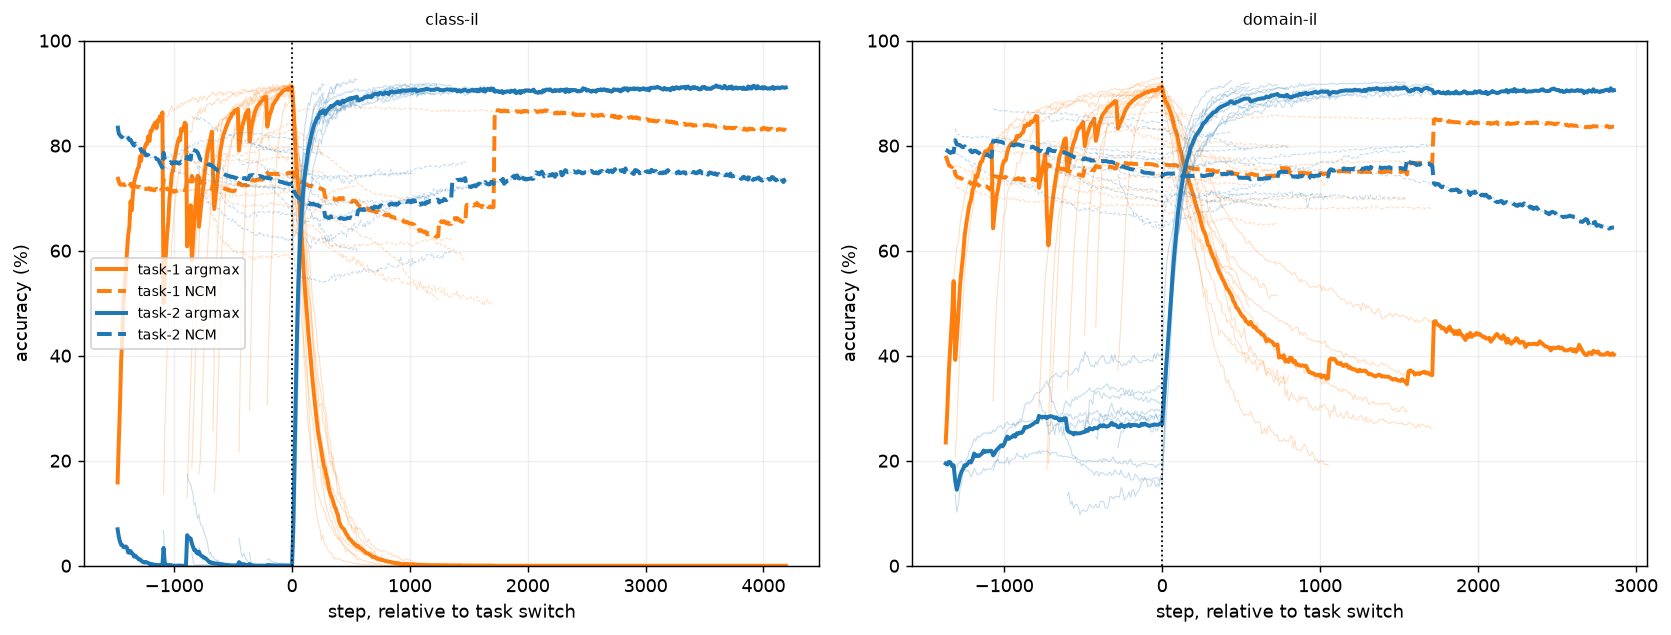

Python code for this plot:
"""When argmax says a task's accuracy has changed, does NCM (a readout-independent probe of the
hidden code) agree -- for BOTH tasks, across the whole run, not just task-1 post-switch?

Report series 2, decade 320 (§2 of the mechanism-first narrative). Backprop only -- PC is held
for §3, where the readout-vs-representation question this section establishes gets asked OF the
rule comparison, rather than introduced alongside it here. Seeds from config_300.yaml's
seed_start (10-19), same protocol as 310.

TWO frozen prototype sets, BOTH captured at INITIALISATION -- before any training at all, task-1
included -- so NCM is defined for the entire run, not just from the switch onward:
    ncm_t1 : task-1's classes, prototypes frozen at t=0 -- "has the code drifted from its random-
             init baseline?", trackable through both task-1's own training and task-2's.
    ncm_t2 : task-2's classes, prototypes ALSO frozen at t=0 -- "how decodable are task-2's
             classes using the untrained representation, and does that change once task-2 is
             actually trained on them?" If ncm_t2 tracks argmax_t2 closely once task-2 training
             starts, its accuracy gain is mostly readout calibration on an already-adequate
             representation. If ncm_t2 stays low while argmax_t2 climbs, real representational
             reorganisation happened.

x-axis is step RELATIVE TO SWITCH (needed for a meaningful aligned mean across seeds whose switch
happens at different absolute steps), NaN-padded rather than cropped to a common window, so no
seed's data is discarded to make the mean work -- the same principle 310 applied to its own
figure.

One figure, one panel per scenario: 4 lines (task x readout), thin per-seed + bold mean.
"""
import sys
import time
from pathlib import Path

ROOT = Path(__file__).resolve().parents[1]
sys.path.insert(0, str(ROOT))

import yaml
import numpy as np
import matplotlib.pyplot as plt

from src.protocol import PROTOCOL, replace, load, build, array_path as _array_path
from src.runner import run_classil
from src.probes import class_prototypes, frozen_ncm_fn

SMOKE = "--smoke" in sys.argv
REPLOT = "--replot" in sys.argv

METHOD = "backprop"
TASK1_COLOR = "tab:orange"
TASK2_COLOR = "tab:blue"

with open(Path(__file__).parent / "config_300.yaml") as f:
    CFG = yaml.safe_load(f)

if SMOKE:
    SEEDS, SEED_START, EVAL_EVERY, LOG_EVERY, MAX_ITERS, PROTO_PER_CLASS = 3, 10, 5, 10, 200, 20
    print("--smoke: tiny budget, results are NOT meaningful\n")
else:
    SEEDS = CFG["training"]["seeds"]
    SEED_START = CFG["training"]["seed_start"]
    EVAL_EVERY = CFG["evaluation"]["eval_every"]
    LOG_EVERY = CFG["evaluation"]["log_every"]
    MAX_ITERS = CFG["training"]["max_iters_per_task"]
    PROTO_PER_CLASS = 100

SCENARIOS = CFG["data"]["scenarios"]

BASE_PROTOCOL = replace(
    PROTOCOL,
    img_size=CFG["data"]["img_size"], n_tasks=CFG["data"]["n_tasks"],
    classes_per_task=CFG["data"]["classes_per_task"], fashion=CFG["data"]["fashion"],
    hidden=CFG["architecture"]["hidden"], n_layers=CFG["architecture"]["n_layers"],
    act=CFG["architecture"]["activation"], bias=CFG["architecture"]["bias"],
    init=CFG["architecture"]["init"],
    loss=CFG["output_layer"]["loss"], target=CFG["output_layer"]["target"],
    mask=CFG["output_layer"]["mask"], reduction=CFG["output_layer"]["reduction"],
    optimizer=CFG["training"]["optimizer"], batch=CFG["training"]["batch_size"],
    lr={METHOD: CFG["training"]["learning_rate"][METHOD]},
    stop_threshold=CFG["training"]["stop_threshold"],
    stop_patience=CFG["training"]["stop_patience"],
    max_iters_per_task=MAX_ITERS, seeds=SEEDS,
    eval_per_class=CFG["evaluation"]["eval_per_class"], eval_every=EVAL_EVERY,
    device=CFG["evaluation"]["device"],
)


def _tag(scenario):
    return scenario + ("_SMOKE" if SMOKE else "")


def array_path(scenario):
    return _array_path(__file__, _tag(scenario))


def run_one(proto, seed, data):
    tasks = proto.tasks(seed)
    lmap = proto.label_map(tasks)
    handle = {}
    train_step, predict = build(proto, METHOD, seed, handle=handle)

    # Prototypes for BOTH tasks captured at INITIALISATION -- before any training at all -- so
    # NCM is defined for the whole run, task-1 training included, not just from the switch
    # onward. This asks "has the code drifted from its random-init baseline", a question with
    # no gap in its domain, unlike "drifted from where task-1 training left it" (131's framing),
    # which is undefined before task-1 ends.
    raw_t1 = class_prototypes(handle["features"], data.train, data.class_idx, tasks[0],
                              per_class=PROTO_PER_CLASS, device=proto.device, seed=seed)
    raw_t2 = class_prototypes(handle["features"], data.train, data.class_idx, tasks[1],
                              per_class=PROTO_PER_CLASS, device=proto.device, seed=seed)
    if lmap is None:
        protos_t1, protos_t2 = raw_t1, raw_t2
    else:
        protos_t1 = {lmap[c]: v for c, v in raw_t1.items()}
        protos_t2 = {lmap[c]: v for c, v in raw_t2.items()}

    readouts = {
        "argmax": predict,
        "ncm_t1": frozen_ncm_fn(handle["features"], protos_t1),
        "ncm_t2": frozen_ncm_fn(handle["features"], protos_t2),
    }
    out = run_classil(train_step, predict, tasks, data.train, data.class_idx,
                      report_eval=data.report_eval, stop_eval=data.stop_eval, readouts=readouts,
                      max_iters_per_task=proto.max_iters_per_task, batch=proto.batch,
                      eval_every=proto.eval_every, log_every=LOG_EVERY, device=proto.device,
                      stop_threshold=proto.stop_threshold, stop_patience=proto.stop_patience,
                      data_seed=seed, label_map=lmap)
    return out


def run_scenario(scenario):
    proto = replace(BASE_PROTOCOL, scenario=scenario)
    data = load(proto)
    seed_runs = []
    for seed in range(SEED_START, SEED_START + SEEDS):
        out = run_one(proto, seed, data)
        if not all(out["reached"]):
            print(f"  WARNING: {scenario} seed {seed}: hit the cap before reaching threshold")
        seed_runs.append(out)
    return seed_runs


def align_relative(seed_runs, key, col):
    """NaN-padded stack of `curves[key][:, col]`, x-axis = step relative to the switch. No
    common-window cropping -- every seed keeps its full extent on both sides of the switch."""
    # Grid spacing must match LOG_EVERY (how often curves are actually logged), not EVAL_EVERY
    # (the stop-check cadence) -- the two are equal in the real config, so this only bit in
    # smoke mode, but it was a latent bug either way.
    rels = [np.asarray(o["steps"]) - o["switches"][0] for o in seed_runs]
    lo = int(min(r.min() for r in rels))
    hi = int(max(r.max() for r in rels))
    grid = np.arange(lo, hi + LOG_EVERY, LOG_EVERY)
    out = np.full((len(seed_runs), len(grid)), np.nan)
    for i, (o, rel) in enumerate(zip(seed_runs, rels)):
        curve = o["curves"][key][:, col] * 100
        for j, r in enumerate(rel):
            k = int(round((r - lo) / LOG_EVERY))
            if 0 <= k < len(grid):
                out[i, k] = curve[j]
    return grid, out


if REPLOT and all(Path(array_path(s)).exists() for s in SCENARIOS):
    results = {}
    for s in SCENARIOS:
        z = np.load(array_path(s), allow_pickle=True)
        results[s] = dict(grid=z["grid"], t1_argmax=z["t1_argmax"], t2_argmax=z["t2_argmax"],
                          t1_ncm=z["t1_ncm"], t2_ncm=z["t2_ncm"])
    print("--replot: redrawing from saved arrays, no training\n")
else:
    results = {}
    t0 = time.perf_counter()
    for scenario in SCENARIOS:
        seed_runs = run_scenario(scenario)
        grid, t1_argmax = align_relative(seed_runs, "argmax", 0)
        _, t2_argmax = align_relative(seed_runs, "argmax", 1)
        _, t1_ncm = align_relative(seed_runs, "ncm_t1", 0)
        _, t2_ncm = align_relative(seed_runs, "ncm_t2", 1)
        results[scenario] = dict(grid=grid, t1_argmax=t1_argmax, t2_argmax=t2_argmax,
                                 t1_ncm=t1_ncm, t2_ncm=t2_ncm)
        print(f"  {scenario:10s} done   [{time.perf_counter() - t0:5.0f}s]")

# ---------------------------------------------------------------- figure
fig, axes = plt.subplots(1, len(SCENARIOS), figsize=(6.5 * len(SCENARIOS), 5))
for ax, scenario in zip(axes, SCENARIOS):
    r = results[scenario]
    grid = r["grid"]
    for key, color, ls, label in [
        ("t1_argmax", TASK1_COLOR, "-", "task-1 argmax"),
        ("t1_ncm", TASK1_COLOR, "--", "task-1 NCM"),
        ("t2_argmax", TASK2_COLOR, "-", "task-2 argmax"),
        ("t2_ncm", TASK2_COLOR, "--", "task-2 NCM"),
    ]:
        A = r[key]
        for row in range(A.shape[0]):
            ax.plot(grid, A[row], color=color, ls=ls, lw=0.6, alpha=0.25)
        ax.plot(grid, np.nanmean(A, axis=0), color=color, ls=ls, lw=2.2, label=label)
    ax.axvline(0, color="k", ls=":", lw=1)
    ax.set_ylim(0, 100)
    ax.set_xlabel("step, relative to task switch")
    ax.set_ylabel("accuracy (%)")
    ax.text(0.5, 1.03, scenario.replace("_", "-"), fontsize=9, ha="center", transform=ax.transAxes)
    ax.grid(alpha=0.2)
axes[0].legend(fontsize=8, loc="center left")
fig.tight_layout()

out = str(Path(__file__).parent / ("320_ncm_both_tasks" + ("_SMOKE" if SMOKE else "") + ".png"))
fig.savefig(out, dpi=130, bbox_inches="tight")
print(f"saved {out}")

for scenario in SCENARIOS:
    r = results[scenario]
    np.savez(array_path(scenario), grid=r["grid"], t1_argmax=r["t1_argmax"],
            t2_argmax=r["t2_argmax"], t1_ncm=r["t1_ncm"], t2_ncm=r["t2_ncm"])
    print(f"saved {array_path(scenario)}")
